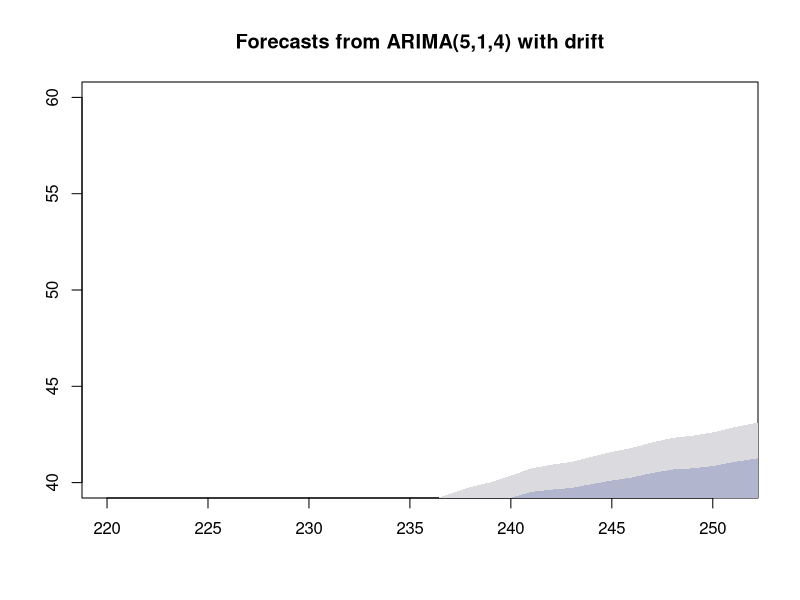
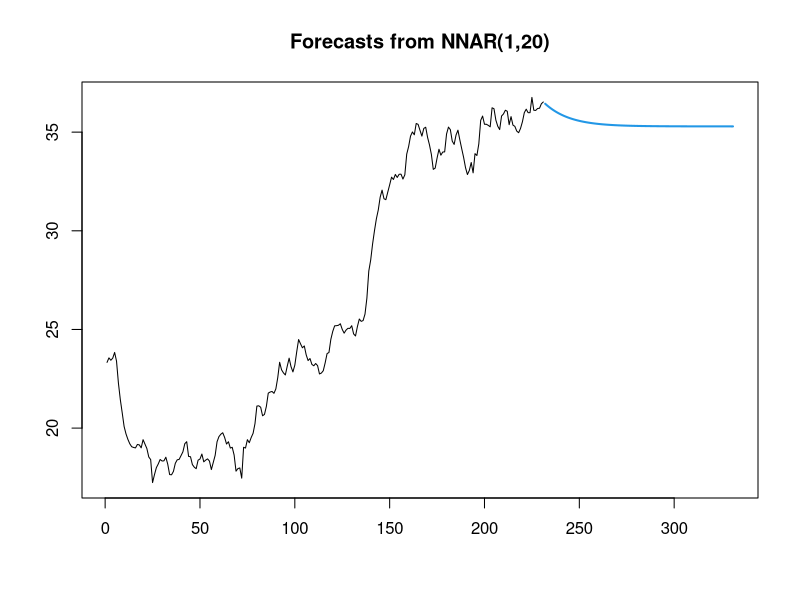

Here is the R script that generated these plots, in order:
# This tool is currently under development


library('forecast')
Data <- read.csv('LSTM_Predicted.csv')
Max_params <- 10
fit_arima <- auto.arima(Data, d = NA, D = NA, max.p = Max_params, max.q = Max_params, 
                        max.P = Max_params, max.Q = Max_params, max.order = 50, 
                        max.d = Max_params, max.D = Max_params, 
                        start.p = 1,
                        start.q = 1, start.P = 1, start.Q = 1, stationary = FALSE,
                        seasonal = TRUE, ic = 'aic', stepwise = FALSE,
                        trace = TRUE, approximation = FALSE,
                        truncate = NULL, xreg = NULL, test = 'kpss',
                        seasonal.test = "ocsb", allowdrift = TRUE, allowmean = TRUE,
                        lambda = NULL, biasadj = FALSE, parallel = TRUE, num.cores = 2)
plot(forecast(fit_arima, h = 100), xlim = c(220, nrow(Data)+20), 
     ylim = c(40, 60))
fit_nnetar <- nnetar(Data[,1], size=20, repeats = 20)
plot(forecast(fit_nnetar, h = 100))
